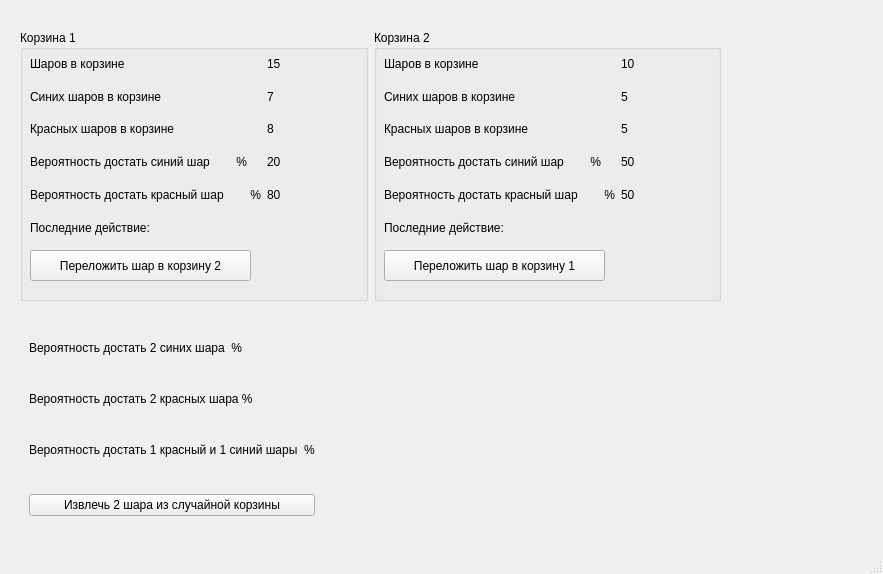
<?xml version="1.0" encoding="UTF-8"?>
<ui version="4.0">
 <class>MainWindow</class>
 <widget class="QMainWindow" name="MainWindow">
  <property name="geometry">
   <rect>
    <x>0</x>
    <y>0</y>
    <width>883</width>
    <height>574</height>
   </rect>
  </property>
  <property name="windowTitle">
   <string>MainWindow</string>
  </property>
  <widget class="QWidget" name="centralwidget">
   <widget class="QWidget" name="verticalLayoutWidget">
    <property name="geometry">
     <rect>
      <x>20</x>
      <y>30</y>
      <width>701</width>
      <height>271</height>
     </rect>
    </property>
    <layout class="QHBoxLayout" name="horizontalLayout">
     <item>
      <widget class="QGroupBox" name="groupBox">
       <property name="title">
        <string>Корзина 1</string>
       </property>
       <widget class="QPushButton" name="transfer_from_1">
        <property name="geometry">
         <rect>
          <x>10</x>
          <y>220</y>
          <width>221</width>
          <height>31</height>
         </rect>
        </property>
        <property name="text">
         <string>Переложить шар в корзину 2</string>
        </property>
       </widget>
       <widget class="QWidget" name="layoutWidget">
        <property name="geometry">
         <rect>
          <x>10</x>
          <y>20</y>
          <width>295</width>
          <height>191</height>
         </rect>
        </property>
        <layout class="QGridLayout" name="gridLayout">
         <item row="3" column="0">
          <widget class="QLabel" name="label_7">
           <property name="text">
            <string>Вероятность достать синий шар        %</string>
           </property>
          </widget>
         </item>
         <item row="1" column="0">
          <widget class="QLabel" name="label_5">
           <property name="text">
            <string>Синих шаров в корзине</string>
           </property>
          </widget>
         </item>
         <item row="2" column="0">
          <widget class="QLabel" name="label_6">
           <property name="text">
            <string>Красных шаров в корзине</string>
           </property>
          </widget>
         </item>
         <item row="5" column="0">
          <widget class="QLabel" name="label_9">
           <property name="text">
            <string>Последние действие:</string>
           </property>
          </widget>
         </item>
         <item row="0" column="0">
          <widget class="QLabel" name="label_4">
           <property name="text">
            <string>Шаров в корзине</string>
           </property>
          </widget>
         </item>
         <item row="4" column="0">
          <widget class="QLabel" name="label_8">
           <property name="text">
            <string>Вероятность достать красный шар        %</string>
           </property>
          </widget>
         </item>
         <item row="5" column="1">
          <widget class="QLabel" name="last_action_1">
           <property name="text">
            <string/>
           </property>
          </widget>
         </item>
         <item row="4" column="1">
          <widget class="QLabel" name="red_probability_1">
           <property name="text">
            <string>80</string>
           </property>
          </widget>
         </item>
         <item row="3" column="1">
          <widget class="QLabel" name="blue_probability_1">
           <property name="text">
            <string>20</string>
           </property>
          </widget>
         </item>
         <item row="2" column="1">
          <widget class="QLabel" name="red_balls_1">
           <property name="text">
            <string>8</string>
           </property>
          </widget>
         </item>
         <item row="1" column="1">
          <widget class="QLabel" name="blue_balls_1">
           <property name="text">
            <string>7</string>
           </property>
          </widget>
         </item>
         <item row="0" column="1">
          <widget class="QLabel" name="balls_in_basket_1">
           <property name="text">
            <string>15</string>
           </property>
          </widget>
         </item>
        </layout>
       </widget>
      </widget>
     </item>
     <item>
      <widget class="QGroupBox" name="groupBox_2">
       <property name="title">
        <string>Корзина 2</string>
       </property>
       <widget class="QPushButton" name="transfer_from_2">
        <property name="geometry">
         <rect>
          <x>10</x>
          <y>220</y>
          <width>221</width>
          <height>31</height>
         </rect>
        </property>
        <property name="text">
         <string>Переложить шар в корзину 1</string>
        </property>
       </widget>
       <widget class="QWidget" name="layoutWidget_2">
        <property name="geometry">
         <rect>
          <x>10</x>
          <y>20</y>
          <width>295</width>
          <height>191</height>
         </rect>
        </property>
        <layout class="QGridLayout" name="gridLayout_2">
         <item row="3" column="0">
          <widget class="QLabel" name="label_16">
           <property name="text">
            <string>Вероятность достать синий шар        %</string>
           </property>
          </widget>
         </item>
         <item row="1" column="0">
          <widget class="QLabel" name="label_17">
           <property name="text">
            <string>Синих шаров в корзине</string>
           </property>
          </widget>
         </item>
         <item row="2" column="0">
          <widget class="QLabel" name="label_18">
           <property name="text">
            <string>Красных шаров в корзине</string>
           </property>
          </widget>
         </item>
         <item row="5" column="0">
          <widget class="QLabel" name="label_19">
           <property name="text">
            <string>Последние действие:</string>
           </property>
          </widget>
         </item>
         <item row="0" column="0">
          <widget class="QLabel" name="label_20">
           <property name="text">
            <string>Шаров в корзине</string>
           </property>
          </widget>
         </item>
         <item row="4" column="0">
          <widget class="QLabel" name="label_21">
           <property name="text">
            <string>Вероятность достать красный шар        %</string>
           </property>
          </widget>
         </item>
         <item row="4" column="1">
          <widget class="QLabel" name="red_probability_2">
           <property name="text">
            <string>50</string>
           </property>
          </widget>
         </item>
         <item row="3" column="1">
          <widget class="QLabel" name="blue_probability_2">
           <property name="text">
            <string>50</string>
           </property>
          </widget>
         </item>
         <item row="2" column="1">
          <widget class="QLabel" name="red_balls_2">
           <property name="text">
            <string>5</string>
           </property>
          </widget>
         </item>
         <item row="1" column="1">
          <widget class="QLabel" name="blue_balls_2">
           <property name="text">
            <string>5</string>
           </property>
          </widget>
         </item>
         <item row="0" column="1">
          <widget class="QLabel" name="balls_in_basket_2">
           <property name="text">
            <string>10</string>
           </property>
          </widget>
         </item>
         <item row="5" column="1">
          <widget class="QLabel" name="last_action_2">
           <property name="text">
            <string/>
           </property>
          </widget>
         </item>
        </layout>
       </widget>
      </widget>
     </item>
    </layout>
   </widget>
   <widget class="QWidget" name="verticalLayoutWidget_2">
    <property name="geometry">
     <rect>
      <x>20</x>
      <y>310</y>
      <width>391</width>
      <height>241</height>
     </rect>
    </property>
    <layout class="QGridLayout" name="gridLayout_3">
     <item row="2" column="1">
      <widget class="QLabel" name="br_probability">
       <property name="text">
        <string/>
       </property>
      </widget>
     </item>
     <item row="1" column="1">
      <widget class="QLabel" name="r2_probability">
       <property name="maximumSize">
        <size>
         <width>72</width>
         <height>16</height>
        </size>
       </property>
       <property name="text">
        <string/>
       </property>
      </widget>
     </item>
     <item row="2" column="0">
      <widget class="QLabel" name="label_3">
       <property name="sizePolicy">
        <sizepolicy hsizetype="Maximum" vsizetype="Maximum">
         <horstretch>0</horstretch>
         <verstretch>0</verstretch>
        </sizepolicy>
       </property>
       <property name="text">
        <string>Вероятность достать 1 красный и 1 синий шары  %</string>
       </property>
      </widget>
     </item>
     <item row="1" column="0">
      <widget class="QLabel" name="label_2">
       <property name="sizePolicy">
        <sizepolicy hsizetype="Maximum" vsizetype="Maximum">
         <horstretch>0</horstretch>
         <verstretch>0</verstretch>
        </sizepolicy>
       </property>
       <property name="text">
        <string>Вероятность достать 2 красных шара %</string>
       </property>
      </widget>
     </item>
     <item row="0" column="0">
      <widget class="QLabel" name="label">
       <property name="sizePolicy">
        <sizepolicy hsizetype="Maximum" vsizetype="Maximum">
         <horstretch>0</horstretch>
         <verstretch>0</verstretch>
        </sizepolicy>
       </property>
       <property name="text">
        <string>Вероятность достать 2 синих шара  %</string>
       </property>
      </widget>
     </item>
     <item row="0" column="1">
      <widget class="QLabel" name="b2_probability">
       <property name="text">
        <string/>
       </property>
      </widget>
     </item>
     <item row="3" column="0">
      <widget class="QPushButton" name="take_2_balls">
       <property name="sizePolicy">
        <sizepolicy hsizetype="Preferred" vsizetype="Maximum">
         <horstretch>0</horstretch>
         <verstretch>0</verstretch>
        </sizepolicy>
       </property>
       <property name="text">
        <string>Извлечь 2 шара из случайной корзины</string>
       </property>
      </widget>
     </item>
    </layout>
   </widget>
  </widget>
  <widget class="QStatusBar" name="statusbar"/>
 </widget>
 <resources/>
 <connections/>
</ui>
